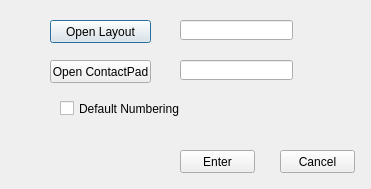
<?xml version="1.0" encoding="UTF-8"?>
<ui version="4.0">
 <class>loadlayout</class>
 <widget class="QDialog" name="loadlayout">
  <property name="geometry">
   <rect>
    <x>0</x>
    <y>0</y>
    <width>371</width>
    <height>189</height>
   </rect>
  </property>
  <property name="windowTitle">
   <string>Dialog</string>
  </property>
  <widget class="QPushButton" name="openLayoutButton">
   <property name="geometry">
    <rect>
     <x>50</x>
     <y>20</y>
     <width>101</width>
     <height>23</height>
    </rect>
   </property>
   <property name="text">
    <string>Open Layout</string>
   </property>
  </widget>
  <widget class="QCheckBox" name="defaultNumberingBox">
   <property name="geometry">
    <rect>
     <x>60</x>
     <y>100</y>
     <width>121</width>
     <height>17</height>
    </rect>
   </property>
   <property name="text">
    <string>Default Numbering</string>
   </property>
  </widget>
  <widget class="QPushButton" name="openContactPadButton">
   <property name="geometry">
    <rect>
     <x>50</x>
     <y>60</y>
     <width>101</width>
     <height>23</height>
    </rect>
   </property>
   <property name="text">
    <string>Open ContactPad</string>
   </property>
  </widget>
  <widget class="QLineEdit" name="openLayoutEdit">
   <property name="geometry">
    <rect>
     <x>180</x>
     <y>20</y>
     <width>113</width>
     <height>20</height>
    </rect>
   </property>
  </widget>
  <widget class="QLineEdit" name="openContactPadEdit">
   <property name="geometry">
    <rect>
     <x>180</x>
     <y>60</y>
     <width>113</width>
     <height>20</height>
    </rect>
   </property>
  </widget>
  <widget class="QPushButton" name="enterButton">
   <property name="geometry">
    <rect>
     <x>180</x>
     <y>150</y>
     <width>75</width>
     <height>23</height>
    </rect>
   </property>
   <property name="text">
    <string>Enter</string>
   </property>
  </widget>
  <widget class="QPushButton" name="cancelButton">
   <property name="geometry">
    <rect>
     <x>280</x>
     <y>150</y>
     <width>75</width>
     <height>23</height>
    </rect>
   </property>
   <property name="text">
    <string>Cancel</string>
   </property>
  </widget>
 </widget>
 <resources/>
 <connections/>
</ui>
